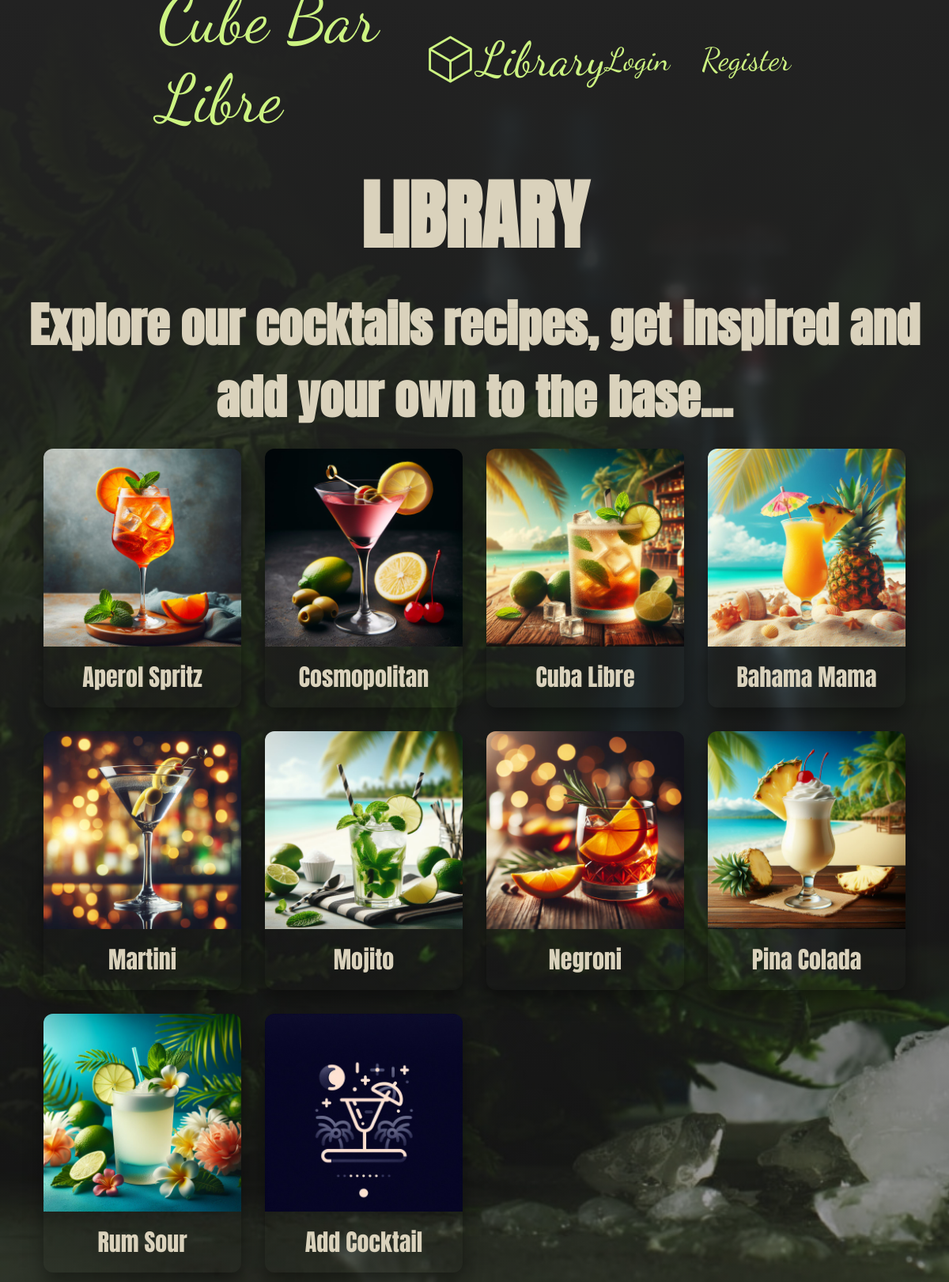
The page /library on the database its author committed.
### cocktails_site/models.py (models this page shows)
class Cocktail(db.Model):
    id = db.Column(db.Integer(), primary_key=True)
    name = db.Column(db.String(length=30), nullable=False)
    description = db.Column(db.String(length=700), nullable=False)
    ingredients = db.relationship('Ingredient', backref='cocktail', lazy=True)
    is_user_cocktail = db.Column(db.Boolean, default=True)
    user_id = db.Column(db.Integer(), db.ForeignKey('user.id'))

### cocktails_site/routes.py (the view)
@app.route('/library')
def library():
    if current_user.is_authenticated:
        cocktails = Cocktail.query.filter(
            or_(Cocktail.is_user_cocktail == False, (Cocktail.user_id == current_user.id) &
                (Cocktail.is_user_cocktail == True))).all()
    else:
        cocktails = Cocktail.query.filter_by(is_user_cocktail=False).all()
    return render_template('library.html', cocktails=cocktails)

### cocktails_site/templates/library.html (shortened to what this page needs)
{% extends 'base.html' %}
{% block style %}
<link href="{{ url_for('static', filename='styles/library.css') }}" rel="stylesheet">
{% endblock %}
{% block content %}
<section>
    <div class="container">
        <h2>Library</h2>
        <h3>Explore our cocktails recipes, get inspired and add your own to the base...</h3>
        <div class="cocktails">
            {% for cocktail in cocktails %}
            <div class="cocktail">
                <img class="cocktail-image"
                     src="{{ url_for('static', filename='images/' + cocktail.name.replace(' ', '_') + '.jpg') }}">
                <div class="cocktail-name">
                    <a class="cocktail-page" href="{{ url_for('cocktail', cocktail=cocktail.name) }}">{{
                        cocktail.name}}</a>
                </div>
            </div>
            {% endfor %}
            <div class="cocktail">
                <img class="cocktail-image"
                     src="{{ url_for('static', filename='images/add_cocktail.jpg') }}">
                <div class="cocktail-name">
                    <a class="cocktail-page" href="{{ url_for('add_cocktail') }}">Add Cocktail</a>
                </div>
            </div>
        </div>
</section>
{% endblock %}

### cocktails_site/templates/base.html (shortened to what this page needs)
<!DOCTYPE html>
<html lang="en">
<head>
    {% block style %}
    {% endblock %}
</head>
<body>
<nav>
    <a class="logo" href="{{ url_for('home') }}">
        <svg xmlns="http://www.w3.org/2000/svg" fill="none" viewBox="0 0 24 24" stroke-width="1.5" stroke="currentColor"
             class="logo-icon">
            <path stroke-linecap="round" stroke-linejoin="round"
                  d="M21 7.5l-9-5.25L3 7.5m18 0l-9 5.25m9-5.25v9l-9 5.25M3 7.5l9 5.25M3 7.5v9l9 5.25m0-9v9"/>
        </svg>
    </a>
    <a class="library-link" href="{{ url_for('library') }}">Library</a>
    {% if current_user.is_authenticated %}
    <div class="forms-container">
        <a href="#">Hi, {{current_user.username }}!</a>
        <a href="{{ url_for('logout') }}">Logout</a>
    </div>
    {% else %}
    <div class="forms-container">
        <a href="{{ url_for('login') }}">Login</a>
        <a href="{{ url_for('register') }}">Register</a>
    </div>
    {% endif %}
</nav>
{% block content %}
{% endblock %}
</body>
</html>

### cocktails_site/static/styles/library.css (style rules this page uses)
* { margin: 0; padding: 0; box-sizing: border-box; }
body { font-family: "Anton", sans-serif; background-image: linear-gradient(rgba(34, 34, 34, 1), rgba(34, 34, 34, 0.4)), url(../images/page-background.jpg); background-size: cover; background-attachment: fixed; }
nav { height: 150px; padding: 0 200px; margin-bottom: 50px; display: flex; align-items: center; justify-content: space-around; }
.logo { font-family: "Dancing Script", cursive; font-size: 84px; font-weight: 400; color: #ccf381; text-decoration: none; display: flex; align-items: center; gap: 20px; }
.logo-icon { stroke: #ccf381; height: 100px; stroke-width: 1px; }
.library-link:link, .library-link:visited { font-family: "Dancing Script", cursive; font-size: 60px; font-weight: 400; color: #ccf381; text-decoration: none; }
.forms-container { display: flex; gap: 40px; }
.forms-container a:link, .forms-container a:visited { font-family: "Dancing Script", cursive; font-size: 40px; font-weight: 400; text-align: center; color: #ccf381; text-decoration: none; }
.container { width: 1200px; margin: 0 auto 30px auto; }
h2 { font-size: 96px; text-align: center; color: #dad2bc; margin-bottom: 20px; text-transform: uppercase; }
h3 { font-size: 60px; text-align: center; color: #dad2bc; margin-bottom: 20px; }
.cocktails { display: grid; grid-template-columns: repeat(4, 250px); justify-content: center; grid-column-gap: 30px; grid-row-gap: 30px; }
.cocktail { display: flex; flex-direction: column; gap: 0; width: 250px; box-shadow: 0 12px 24px rgba(0, 0, 0, 0.4); border-radius: 12px; }
.cocktail-image { width: 250px; height: 250px; border-radius: 12px; border-bottom-right-radius: 0; border-bottom-left-radius: 0; }
.cocktail-name { text-align: center; padding: 16px; overflow-wrap: break-word; }
.cocktail-page:link, .cocktail-page:visited { color: #dad2bc; font-size: 30px; text-decoration: none; }

### rows shown on the page
Cocktail: shows a picture, name "Aperol Spritz"
Cocktail: name (picture), name "Cosmopolitan"
Cocktail: shows a picture, name "Cuba Libre"
Cocktail: shows a picture, name "Bahama Mama"
Cocktail: name (picture), name "Martini"
Cocktail: name (picture), name "Mojito"
Cocktail: name (picture), name "Negroni"
Cocktail: shows a picture, name "Pina Colada"
Cocktail: shows a picture, name "Rum Sour"
